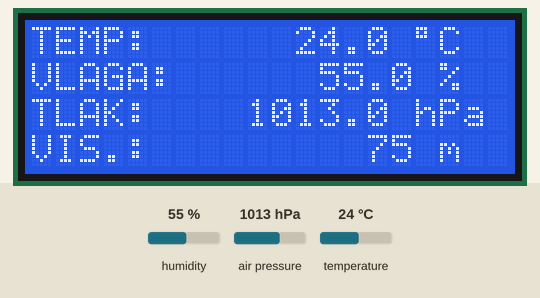
This sketch was run on a simulated Arduino Uno, built with avr-gcc and run on an emulated ATmega328P. Shown: 20×4 character LCD. Inputs (shaded band) come from the test bench; at power-on: air pressure 1013 hPa, humidity 55 %, temperature 24 °C.

Above: at 1.2 s.
1.3 s: air pressure set to 1023 hPa
At 2.7 s:
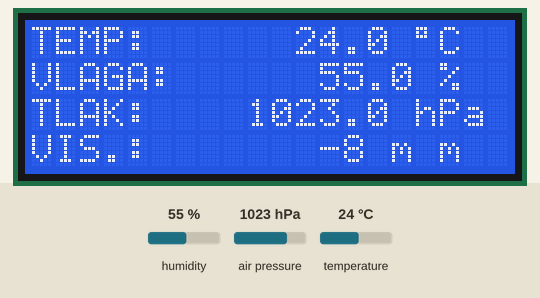
3.6 s: humidity set to 22 %
At 5.5 s:
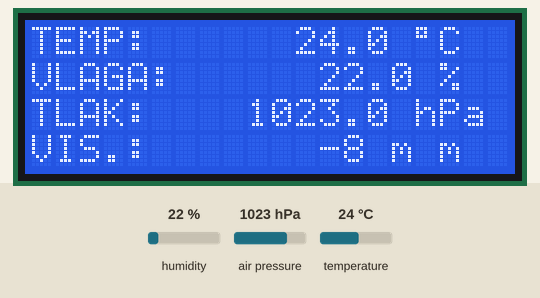
5.9 s: temperature set to 12 °C
At 7.2 s:
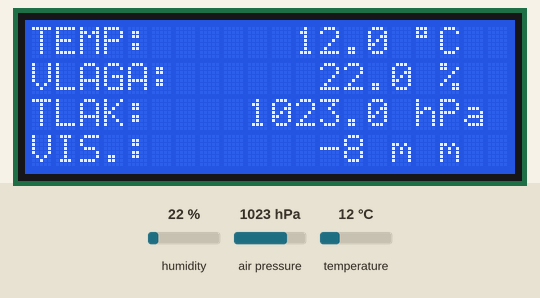
8.2 s: humidity set to 40 %
At 8.9 s:
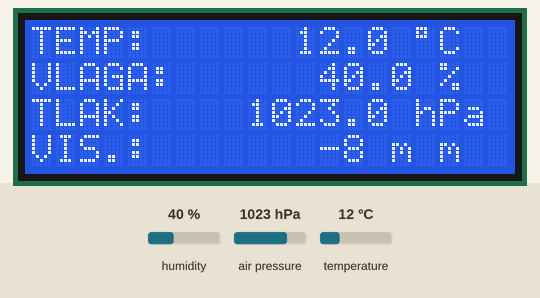
Timing chart, 0 to 11.2 s (numbered marks = the images above; inputs shaded):
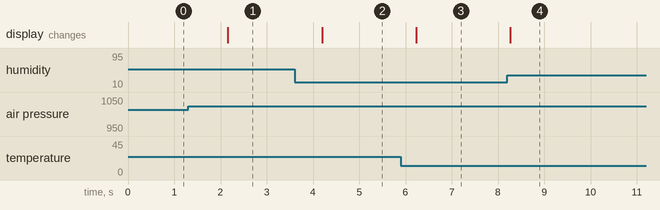

The sketch:

arduino_koda.ino
```cpp
#include <Wire.h>
#include <Adafruit_Sensor.h>
#include <Adafruit_BME280.h>
#include <LiquidCrystal_I2C.h>

#define SEALEVELPRESSURE_HPA (1022)

Adafruit_BME280 bme;
LiquidCrystal_I2C lcd(0x27, 20, 4);

void setup() {
  lcd.init();
  lcd.backlight();

  if (!bme.begin(0x76)) {
    lcd.print("BME280 error!");
    while (1);
  }

  lcd.setCursor(0, 0); lcd.print("TEMP:");
  lcd.setCursor(0, 1); lcd.print("VLAGA:");
  lcd.setCursor(0, 2); lcd.print("TLAK:");
  lcd.setCursor(0, 3); lcd.print("VIS.:");
}

void loop() {
  float temp   = bme.readTemperature();
  float tlak   = bme.readPressure() / 100.0F;
  float vlaga  = bme.readHumidity();
  float visina = bme.readAltitude(SEALEVELPRESSURE_HPA);

  // Vrstica 1: Temperatura
  lcd.setCursor(11, 0);
  if (temp < 10 && temp >= 0) lcd.print(" ");
  lcd.print(temp, 1); lcd.print(" "); lcd.print((char)223); lcd.print("C");

  // Vrstica 2: Vlaga
  lcd.setCursor(11, 1);
  if (vlaga < 100) lcd.print(" ");
  if (vlaga < 10)  lcd.print(" ");
  lcd.print(vlaga, 1); lcd.print(" %");

  // Vrstica 3: Tlak (hPa)
  lcd.setCursor(9, 2);
  if (tlak < 1000) lcd.print(" ");
  lcd.print(tlak, 1); lcd.print(" hPa");

  // Vrstica 4: Nadmorska višina
  lcd.setCursor(12, 3);
  if (visina < 1000 && visina >= 0) lcd.print(" ");
  if (visina < 100 && visina >= 0)  lcd.print(" ");
  lcd.print(visina, 0); lcd.print(" m ");

  delay(2000);
}
```

Measured:
- after the input at 1.3 s, the display: changes after 0.86 s (image 1)
- after the input at 3.6 s, the display: changes after 0.60 s (image 2)
- after the input at 5.9 s, the display: changes after 0.33 s (image 3)
- after the input at 8.2 s, the display: changes after 0.07 s (image 4)
